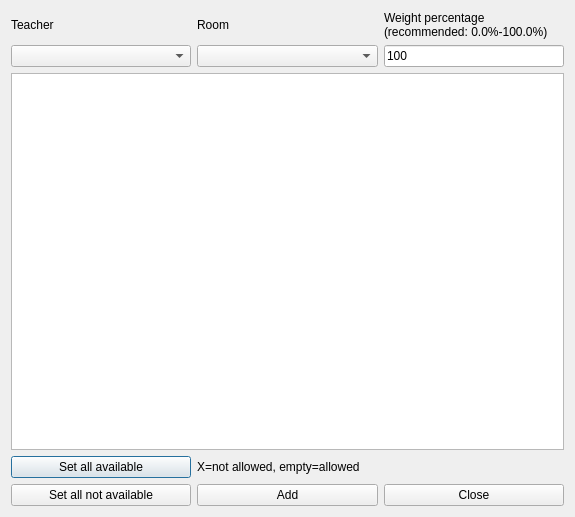
<?xml version="1.0" encoding="UTF-8"?>
<ui version="4.0">
 <class>AddConstraintTeacherRoomNotAvailableTimesForm_template</class>
 <widget class="QDialog" name="AddConstraintTeacherRoomNotAvailableTimesForm_template">
  <property name="geometry">
   <rect>
    <x>0</x>
    <y>0</y>
    <width>575</width>
    <height>517</height>
   </rect>
  </property>
  <property name="windowTitle">
   <string extracomment="This is the title of the dialog to add a new constraint of this type">Add teacher room not available times</string>
  </property>
  <layout class="QGridLayout" name="gridLayout">
   <item row="0" column="0">
    <layout class="QGridLayout" name="roomGridLayout_2">
     <item row="0" column="1">
      <spacer name="spacer2_2">
       <property name="orientation">
        <enum>Qt::Horizontal</enum>
       </property>
       <property name="sizeType">
        <enum>QSizePolicy::Expanding</enum>
       </property>
       <property name="sizeHint" stdset="0">
        <size>
         <width>41</width>
         <height>20</height>
        </size>
       </property>
      </spacer>
     </item>
     <item row="1" column="0" colspan="2">
      <widget class="QComboBox" name="teachersComboBox"/>
     </item>
     <item row="0" column="0">
      <widget class="QLabel" name="teacherTextLabel">
       <property name="frameShape">
        <enum>QFrame::NoFrame</enum>
       </property>
       <property name="frameShadow">
        <enum>QFrame::Plain</enum>
       </property>
       <property name="text">
        <string>Teacher</string>
       </property>
       <property name="wordWrap">
        <bool>false</bool>
       </property>
       <property name="buddy">
        <cstring>roomsComboBox</cstring>
       </property>
      </widget>
     </item>
    </layout>
   </item>
   <item row="0" column="1">
    <layout class="QGridLayout" name="roomGridLayout">
     <item row="0" column="1">
      <spacer name="spacer2">
       <property name="orientation">
        <enum>Qt::Horizontal</enum>
       </property>
       <property name="sizeType">
        <enum>QSizePolicy::Expanding</enum>
       </property>
       <property name="sizeHint" stdset="0">
        <size>
         <width>41</width>
         <height>20</height>
        </size>
       </property>
      </spacer>
     </item>
     <item row="1" column="0" colspan="2">
      <widget class="QComboBox" name="roomsComboBox"/>
     </item>
     <item row="0" column="0">
      <widget class="QLabel" name="roomTextLabel">
       <property name="frameShape">
        <enum>QFrame::NoFrame</enum>
       </property>
       <property name="frameShadow">
        <enum>QFrame::Plain</enum>
       </property>
       <property name="text">
        <string>Room</string>
       </property>
       <property name="wordWrap">
        <bool>false</bool>
       </property>
       <property name="buddy">
        <cstring>roomsComboBox</cstring>
       </property>
      </widget>
     </item>
    </layout>
   </item>
   <item row="0" column="2">
    <layout class="QVBoxLayout" name="weightBoxLayout">
     <item>
      <widget class="QLabel" name="weightTextLabel">
       <property name="frameShape">
        <enum>QFrame::NoFrame</enum>
       </property>
       <property name="frameShadow">
        <enum>QFrame::Plain</enum>
       </property>
       <property name="text">
        <string>Weight percentage
(recommended: 0.0%-100.0%)</string>
       </property>
       <property name="wordWrap">
        <bool>false</bool>
       </property>
      </widget>
     </item>
     <item>
      <widget class="QLineEdit" name="weightLineEdit">
       <property name="text">
        <string notr="true">100</string>
       </property>
      </widget>
     </item>
    </layout>
   </item>
   <item row="1" column="0" colspan="3">
    <widget class="QTableWidget" name="notAllowedTimesTable"/>
   </item>
   <item row="2" column="0" colspan="3">
    <layout class="QGridLayout" name="buttonsGridLayout">
     <item row="0" column="0">
      <widget class="QPushButton" name="setAllAvailablePushButton">
       <property name="text">
        <string comment="It refers to time slots">Set all available</string>
       </property>
      </widget>
     </item>
     <item row="0" column="1" colspan="2">
      <widget class="QLabel" name="label">
       <property name="text">
        <string extracomment="This is an explanation in a dialog for a constraint. It says that symbol X means that this slot is not allowed, and an empty cell means that the slot is allowed">X=not allowed, empty=allowed</string>
       </property>
      </widget>
     </item>
     <item row="1" column="0">
      <widget class="QPushButton" name="setAllNotAvailablePushButton">
       <property name="text">
        <string comment="It refers to time slots">Set all not available</string>
       </property>
      </widget>
     </item>
     <item row="1" column="1">
      <widget class="QPushButton" name="addConstraintPushButton">
       <property name="text">
        <string>Add</string>
       </property>
      </widget>
     </item>
     <item row="1" column="2">
      <widget class="QPushButton" name="closePushButton">
       <property name="text">
        <string>Close</string>
       </property>
      </widget>
     </item>
    </layout>
   </item>
  </layout>
 </widget>
 <layoutdefault spacing="6" margin="11"/>
 <resources/>
 <connections/>
</ui>
